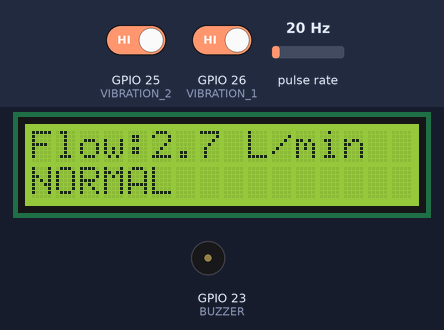
Recording of a sketch running on a simulated ESP32. On the bench: 16×2 character LCD, buzzer (waves = sounding, pin HIGH). Wiring (inferred from the names in the program): pulse sensor: data GPIO 27. The test bench sets the inputs (shaded band); at power-on: GPIO 25 (VIBRATION_2) HIGH, pulse rate 20 Hz, GPIO 26 (VIBRATION_1) HIGH. What the sketch prints to the serial monitor is not drawn.

Above: at 3.6 s.
3.7 s: GPIO 25 (VIBRATION_2) driven LOW
At 6.2 s:
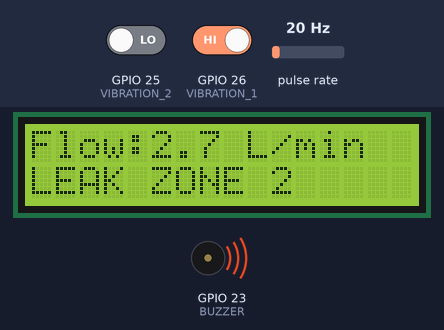
6.5 s: pulse rate (sensor on GPIO 27) set to 4 Hz
At 9.1 s:
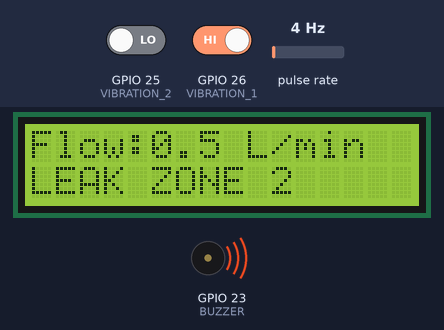
9.5 s: GPIO 26 (VIBRATION_1) driven LOW
At 11.9 s:
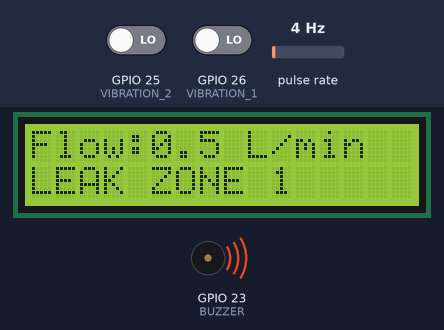
12.6 s: pulse rate (sensor on GPIO 27) set to 50 Hz
At 14.8 s:
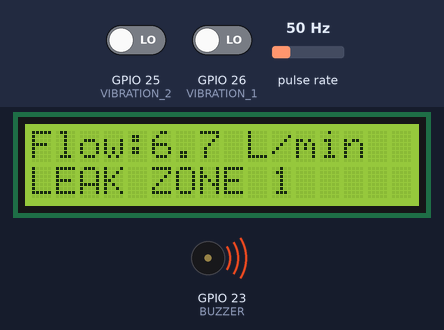
15.6 s: GPIO 26 (VIBRATION_1) driven HIGH
At 16.7 s:
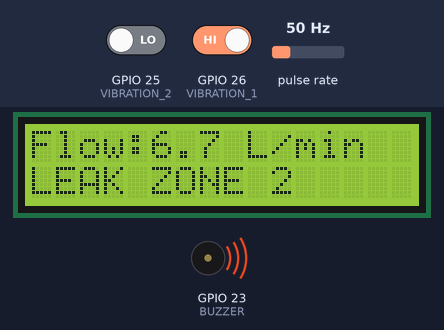
17.6 s: GPIO 25 (VIBRATION_2) driven HIGH
At 18.5 s:
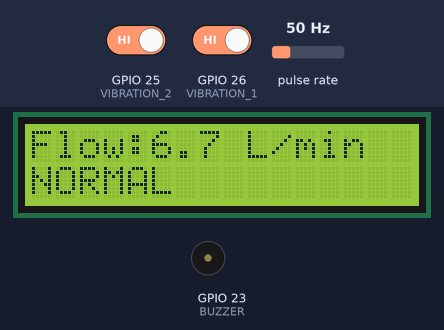
Timing chart, 0 to 20.6 s (numbered marks = the images above; inputs shaded):
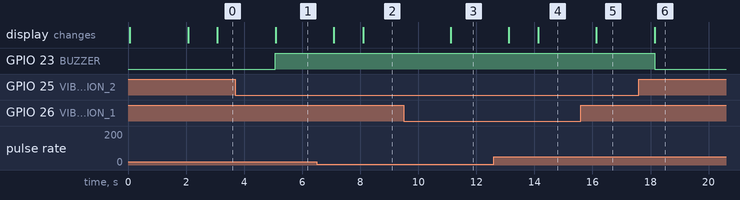

Measured:
- after the input at 3.7 s, GPIO 23 (BUZZER): LOW → HIGH after 1.4 s; the display: changes after 1.4 s (image 1)
- after the input at 6.5 s, the display: first changes after 0.59 s (image 2 shows a later state)
- after the input at 9.5 s, the display: changes after 1.6 s (image 3)
- after the input at 12.6 s, the display: first changes after 0.52 s (image 4 shows a later state)
- after the input at 15.6 s, the display: changes after 0.54 s (image 5)
- after the input at 17.6 s, GPIO 23 (BUZZER): HIGH → LOW after 0.55 s; the display: changes after 0.55 s (image 6)

The sketch:

11_lcd_sensor_test.ino
```cpp
#include <LiquidCrystal.h>

// LCD connections
LiquidCrystal lcd(21, 19, 18, 17, 16, 14);

// Sensor pins
#define FLOW_SENSOR 27
#define VIBRATION_1 26
#define VIBRATION_2 25

// Buzzer
#define BUZZER 23

volatile int pulseCount = 0;

int vibration1Count = 0;
int vibration2Count = 0;

void IRAM_ATTR countPulse() {
  pulseCount++;
}

void setup() {

  Serial.begin(115200);

  // Sensor setup
  pinMode(FLOW_SENSOR, INPUT_PULLUP);
  pinMode(VIBRATION_1, INPUT);
  pinMode(VIBRATION_2, INPUT);

  // Buzzer
  pinMode(BUZZER, OUTPUT);
  digitalWrite(BUZZER, LOW);

  // Flow sensor interrupt
  attachInterrupt(
    digitalPinToInterrupt(FLOW_SENSOR),
    countPulse,
    FALLING
  );

  // LCD
  lcd.begin(16, 2);

  lcd.setCursor(0, 0);
  lcd.print("PIPE-SENSE");

  lcd.setCursor(0, 1);
  lcd.print("SYSTEM READY");

  Serial.println("PIPE-SENSE INTEGRATED TEST");

  delay(2000);

  lcd.clear();
}

void loop() {

  // Measure flow for 1 second
  pulseCount = 0;

  delay(1000);

  float flowRate = pulseCount / 7.5;

  // Read vibration sensors
  int vibration1 = digitalRead(VIBRATION_1);
  int vibration2 = digitalRead(VIBRATION_2);

  // Count repeated vibration detections
  if (vibration1 == 0) {
    vibration1Count++;
  } else {
    vibration1Count = 0;
  }

  if (vibration2 == 0) {
    vibration2Count++;
  } else {
    vibration2Count = 0;
  }

  // Determine leak status
  bool leakZone1 = (flowRate > 0 && vibration1Count >= 2);
  bool leakZone2 = (flowRate > 0 && vibration2Count >= 2);

  // LCD line 1
  lcd.setCursor(0, 0);
  lcd.print("Flow:");
  lcd.print(flowRate, 1);
  lcd.print(" L/min   ");

  // LCD line 2 + buzzer
  lcd.setCursor(0, 1);

  if (leakZone1) {

    lcd.print("LEAK ZONE 1   ");
    digitalWrite(BUZZER, HIGH);

    Serial.println("STATUS: POSSIBLE LEAK | LOCATION: ZONE 1");
  }

  else if (leakZone2) {

    lcd.print("LEAK ZONE 2   ");
    digitalWrite(BUZZER, HIGH);

    Serial.println("STATUS: POSSIBLE LEAK | LOCATION: ZONE 2");
  }

  else {

    lcd.print("NORMAL         ");
    digitalWrite(BUZZER, LOW);

    Serial.println("STATUS: NORMAL");
  }

  // Serial Monitor
  Serial.print("Flow: ");
  Serial.print(flowRate, 2);

  Serial.print(" L/min | V1: ");
  Serial.print(vibration1);

  Serial.print(" | V2: ");
  Serial.println(vibration2);
}
```
